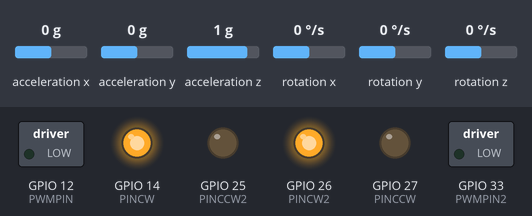
Bench run of a sketch on a simulated ESP32. On the bench: switched loads named in the sketch (green lamp = pin HIGH), output pins drawn as LEDs (lit = HIGH). The test bench sets the inputs (shaded band); at power-on: acceleration y 0 g, acceleration x 0 g, acceleration z 1 g, rotation x 0 °/s, rotation y 0 °/s, rotation z 0 °/s.

Above: at 1.2 s.
1.3 s: acceleration y set to -1.4 g
At 1.9 s:
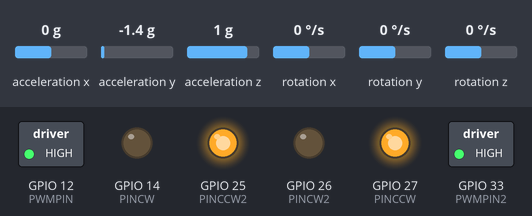
2.8 s: acceleration y set to 0.8 g
At 4.0 s:
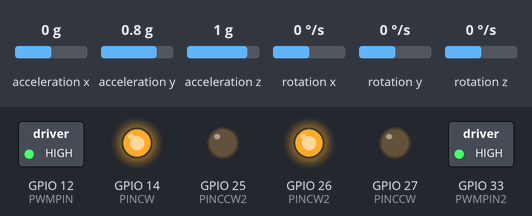
4.3 s: acceleration y set to -0.8 g
At 5.3 s:
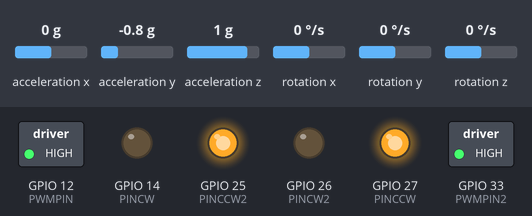
5.8 s: acceleration y set to 0 g
At 6.3 s:
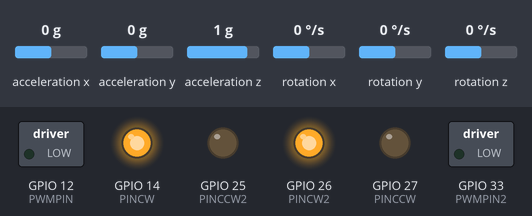
Timing chart, 0 to 8.3 s (numbered marks = the images above; inputs shaded):
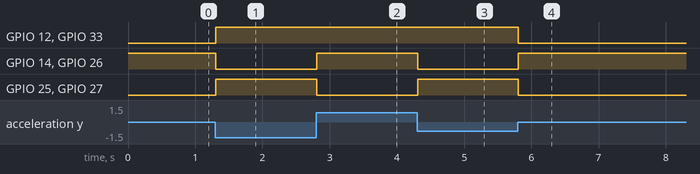

Measured:
- after the input at 1.3 s, GPIO 12 (PWMPIN), GPIO 25 (PINCCW2), GPIO 27 (PINCCW), GPIO 33 (PWMPIN2): LOW → HIGH at once; GPIO 14 (PINCW), GPIO 26 (PINCW2): HIGH → LOW at once
- after the input at 2.8 s, GPIO 14 (PINCW), GPIO 26 (PINCW2): LOW → HIGH at once; GPIO 25 (PINCCW2), GPIO 27 (PINCCW): HIGH → LOW at once
- after the input at 4.3 s, GPIO 14 (PINCW), GPIO 26 (PINCW2): HIGH → LOW at once; GPIO 25 (PINCCW2), GPIO 27 (PINCCW): LOW → HIGH at once
- after the input at 5.8 s, GPIO 12 (PWMPIN), GPIO 25 (PINCCW2), GPIO 27 (PINCCW), GPIO 33 (PWMPIN2): HIGH → LOW at once; GPIO 14 (PINCW), GPIO 26 (PINCW2): LOW → HIGH at once

The sketch:

pid.ino
```cpp
#include <analogWrite.h>
#include <MPU6050_tockn.h>
#include <Wire.h>
#include "math.h"

#define CHANNEL 0
#define FREQ 1000
#define RESOLUTION 15

#define PWMPIN 12
#define PINCW 14
#define PINCCW 27

#define CHANNEL2 1
#define PWMPIN2 33
#define PINCW2 26
#define PINCCW2 25


// a calcular
#define Kp 90
#define Kd 0
#define Ki  0
#define sampleTime  0.005  //timer a 5ms
#define targetAngle 0

MPU6050 mpu6050(Wire);


volatile int motorPower;
volatile float currentAngle, prevAngle = 0, error, prevError = 0, errorSum = 0;

volatile int interruptCounter; // volatile para usarla en varias funciones y se actualice constantemente

hw_timer_t * timer = NULL; //tipo de variable hw_timer_t, *timer coge el valor contenido en la direccion pointed by timer
portMUX_TYPE timerMux = portMUX_INITIALIZER_UNLOCKED; //tipo de variable portMUX_TYPE para sincronizar el loop y el ISR

// Interrupt Service Routine (ISR)
void IRAM_ATTR onTimer() {  //IRAM_ATTR attribute para que se compile en IRAM

  portENTER_CRITICAL_ISR(&timerMux); //parametro: direccion de timerMux
  interruptCounter++; //lo incrementa para que en el loop reconozcan la interrupcion
  portEXIT_CRITICAL_ISR(&timerMux); //entra y sale de la seccion critica

}


void setup() {

  Wire.begin();

  // Motor 1
  pinMode(PINCW,OUTPUT); // Se configura el pin que activa el giro CW como salida
  pinMode(PINCCW,OUTPUT); // Se configura el pin que activa el giro CCW como salida
  digitalWrite(PINCW,HIGH); // Se configura inicialmente
  digitalWrite(PINCCW,LOW); //                    el giro CW
  ledcSetup(CHANNEL, FREQ, RESOLUTION); // Se configura el canal 0 con una frec de 1kHz y res. de 15 bits
  ledcAttachPin(PWMPIN,CHANNEL); // Se asocia el canal PWM 0 con el pin 12

  // Motor 2
  pinMode(PINCW2,OUTPUT); // Se configura el pin que activa el giro CW como salida
  pinMode(PINCCW2,OUTPUT); // Se configura el pin que activa el giro CCW como salida
  digitalWrite(PINCW2,HIGH); // Se configura inicialmente
  digitalWrite(PINCCW2,LOW); //                    el giro CW
  ledcSetup(CHANNEL2, FREQ, RESOLUTION); // Se configura el canal 1 con una frec de 1kHz y res. de 15 bits
  ledcAttachPin(PWMPIN2,CHANNEL2); // Se asocia el canal PWM 0 con el pin 26

  // inicializa mpu y offsets
  mpu6050.begin();
  // comentar una de las siguientes
   //mpu6050.calcGyroOffsets(true);
   mpu6050.setGyroOffsets(-1.62, -1.59, 1.96);

  timer = timerBegin(0, 8000, true);  //inicia el timer 0 (de 0 a 3),
  // 8000=valor del prescalar, true = conteo hacia arriba)
  // freqESP32=80 MHz, dividing by 8000 -> signal of 10.000 Hz freq that will
  // increment the timer counter 10.000 times per second
  // si lo invertimos, el counter se incrementara cada 0.0001 s

  timerAttachInterrupt(timer, &onTimer, true);  //funcion  que se ejecuta cuando se geenera elinterruptor
  // & indica la direccion de la funcion onTimer
  // true= interruptor de tipo edge (se genera al intercambiar el estado)
  // false= interruptor tipo level (se activa con un determinado estado)

  timerAlarmWrite(timer, 50, true);  //especifica el valor de counter para que se active el interrupt
  // true = counter will reload al generar el interruptor para repetirse periodicamente
  // queremos interruptor de 5ms  (con un prescaler de 8000)

  timerAlarmEnable(timer); //enable the timer
}

void loop() {
  mpu6050.update();
  // set motor power after constraining it
  motorPower = constrain(motorPower, -100 , 100);
  setMotors(motorPower, motorPower);

  if (interruptCounter > 0) {

    portENTER_CRITICAL(&timerMux); //argument=address de la variable global portMUX_TYPE (timerMux)
    interruptCounter--; //decrementar para ver que se vuelva a reconocer el siguiente interrupt
    portEXIT_CRITICAL(&timerMux);

    //angle of inclination
    currentAngle = mpu6050.getAngleX();
    //error and sum of errors
    error = currentAngle - targetAngle;
    errorSum = errorSum + error;
    errorSum = constrain(errorSum, -300, 300);
    // output from P,I and D values
    motorPower = Kp * (error) + Ki * (errorSum) * sampleTime - Kd * (currentAngle - prevAngle) / sampleTime;
    prevAngle = currentAngle;
  }
}


void setMotors(int leftMotorSpeed, int rightMotorSpeed) {
  unsigned int Ton,Ton2;
  if (leftMotorSpeed >= 0) {
      digitalWrite(PINCW,HIGH); // Se configura
      digitalWrite(PINCCW,LOW); //       el sentido de giro CW
  }
  else {
      digitalWrite(PINCW,LOW);   // Se configura
      digitalWrite(PINCCW,HIGH); //       el sentido de giro CCW
  }
  if (rightMotorSpeed >= 0) {
      digitalWrite(PINCW2,HIGH); // Se configura
      digitalWrite(PINCCW2,LOW); //       el sentido de giro CW
  }
  else {
      digitalWrite(PINCW2,LOW);   // Se configura
      digitalWrite(PINCCW2,HIGH); //       el sentido de giro CCW
  }
  Ton=(motorPower)*32767/100; // Se establece el nº de cuentas de Ton a partir de
 ledcWrite(CHANNEL,Ton);    // los 7 bits menos significativos del byte recibido

  Ton2=(motorPower)*32767/100; // Se establece el nº de cuentas de Ton a partir de
 ledcWrite(CHANNEL2,Ton2);    // los 7 bits menos significativos del byte recibido
}
```
